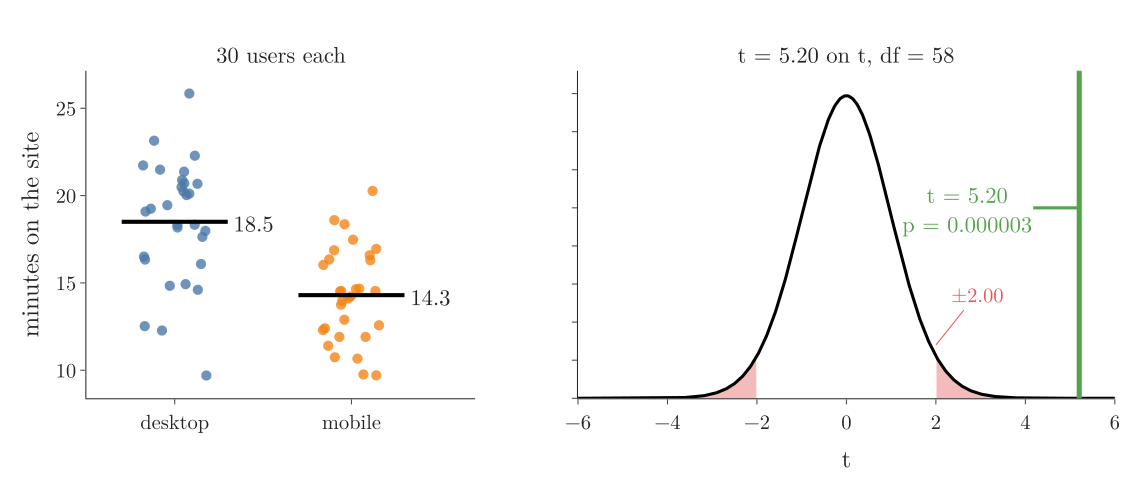

Write Python code to recreate this figure.
"""Desktop against mobile (data/website_time.csv, 30 + 30 users). Left: every user's time with the two sample
means. Right: t = 5.20 on Student's t with 58 degrees of freedom, far beyond the two-tailed 5 percent cutoffs."""
from pathlib import Path

import numpy as np
import pandas as pd
from plotly.subplots import make_subplots
from scipy import stats

here = Path(__file__).parent
BLUE, ORANGE, GREEN, RED = "#4C78A8", "#F58518", "#54A24B", "#E45756"
w = pd.read_csv(here.parent / "data" / "website_time.csv")
d, m = w.minutes[w.device == "desktop"], w.minutes[w.device == "mobile"]
res = stats.ttest_ind(d, m)
crit = stats.t.ppf(0.975, 58)
assert (len(d), len(m)) == (30, 30) and round(d.mean(), 1) == 18.5 and round(m.mean(), 1) == 14.3
assert round(res.statistic, 2) == 5.20 and round(res.pvalue * 1e6, 1) == 2.7, res
fig = make_subplots(rows=1, cols=2, column_widths=[0.42, 0.58], horizontal_spacing=0.1,
                    subplot_titles=["30 users each", "t = 5.20 on t, df = 58"])
rng = np.random.default_rng(0)
for i, (v, c, name) in enumerate(((d, BLUE, "desktop"), (m, ORANGE, "mobile"))):
    fig.add_scatter(x=i + rng.uniform(-0.18, 0.18, len(v)), y=v, mode="markers",
                    marker=dict(size=10, color=c, opacity=0.8), row=1, col=1)
    fig.add_scatter(x=[i - 0.3, i + 0.3], y=[v.mean()] * 2, mode="lines", line=dict(color="black", width=4),
                    row=1, col=1)
    fig.add_annotation(x=i + 0.32, y=v.mean(), text=f"{v.mean():.1f}", xanchor="left", showarrow=False,
                       font=dict(size=22), row=1, col=1)
x = np.linspace(-6, 6, 600)
for side in (x[x <= -crit], x[x >= crit]):
    fig.add_scatter(x=side, y=stats.t.pdf(side, 58), fill="tozeroy", fillcolor="rgba(228,87,86,0.4)", line_width=0,
                    row=1, col=2)
fig.add_scatter(x=x, y=stats.t.pdf(x, 58), mode="lines", line=dict(color="black", width=3), row=1, col=2)
fig.add_vline(x=res.statistic, line=dict(color=GREEN, width=5), opacity=1, row=1, col=2)
fig.add_annotation(x=res.statistic, y=0.25, ax=-110, ay=0, text="t = 5.20<br>p = 0.000003", arrowcolor=GREEN,
                   arrowwidth=3, font=dict(size=22, color=GREEN), bgcolor="white", row=1, col=2)
fig.add_annotation(x=crit, y=0.07, ax=40, ay=-50, text="±2.00", font=dict(size=20, color=RED), arrowcolor=RED,
                   row=1, col=2)
fig.update_xaxes(tickvals=[0, 1], ticktext=["desktop", "mobile"], range=[-0.5, 1.7], row=1, col=1)
fig.update_yaxes(title_text="minutes on the site", row=1, col=1)
fig.update_xaxes(title_text="t", range=[-6, 6], row=1, col=2)
fig.update_yaxes(showticklabels=False, range=[0, 0.43], row=1, col=2)
fig.update_layout(template="simple_white", width=1100, height=460, showlegend=False,
                  font=dict(family="Latin Modern Roman", size=20), margin=dict(l=70, r=20, t=60, b=60))
for a in fig.layout.annotations[:2]:
    a.font.size = 22
fig.write_image(here / "website_t.png", scale=2)
fig.write_image(here / "website_t.pdf")
